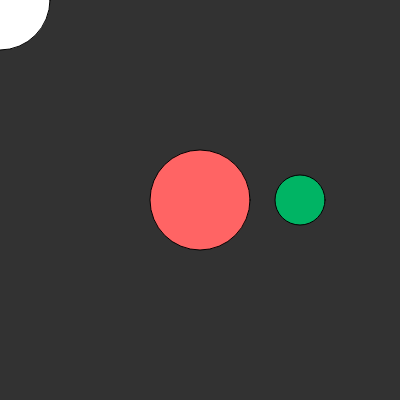
Frame 1 (no input)
Frame 60 (no input): identical to frame 1, image omitted
Frame 120 (the mouse pressed at the canvas centre since frame 60): identical to frame 1, image omitted

The p5.js sketch that drew this single still picture (run headless with seeded random() and noise() and a simulated clock; from frame 60 on, the mouse is pressed at the canvas centre):

// p5.js sketch
// ── sketch.js
function setup() {
	createCanvas(400, 400);
}

function draw() {
	background(50);

	push();
	translate(width/2, height/2);
	fill(255, 100, 100);
	ellipse(0, 0, 100, 100);
	pop();

	ellipse(0, 0, 100, 100);

	push();
	translate(width*3/4, height/2);
	fill(0, 180, 100);
	ellipse(0, 0, 50, 50);
	pop();

}
